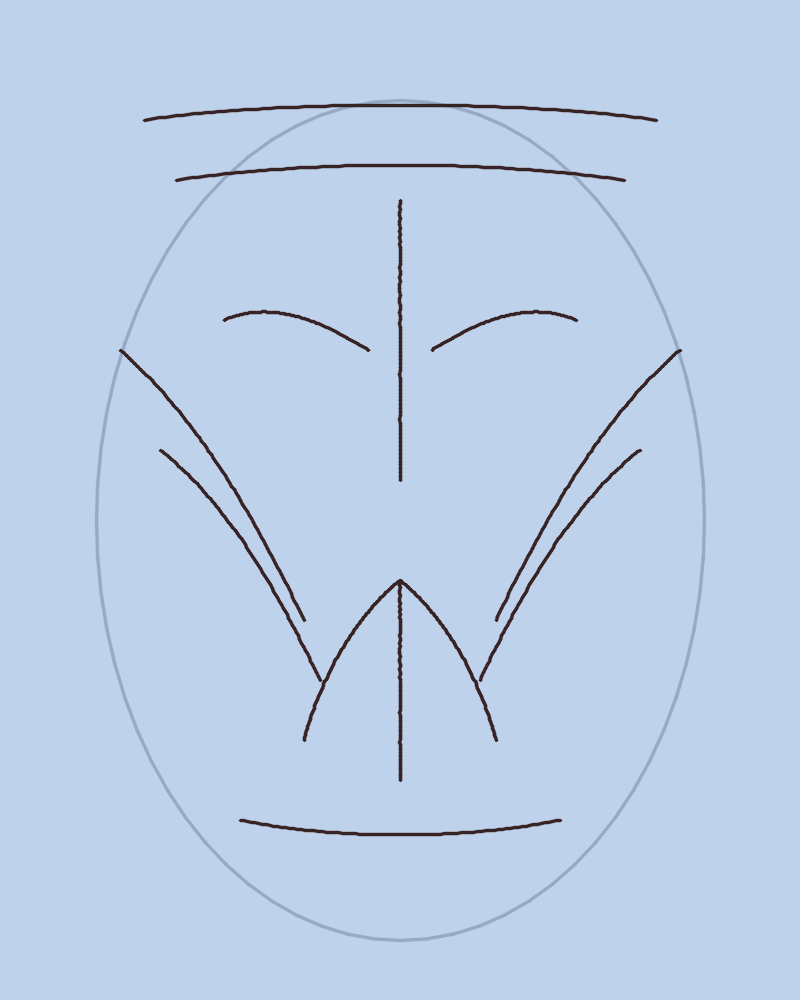
#> input picture web/assets/borges_rstl_synthetic.png, 800 x 1000 px, given in place of new_woman.png, which was not available
$ python verify_rstl_supraorbital_clearance.py
#> lines starting #> are read from the running program, lines starting #| are printed output that depends on the picture; after the words box and inside, x2 and y2 are one past the last pixel; in counts of white or black regions, pixels touching at a corner belong together; pictures that were not available may be replaced by others from this repository, and a replacement may not be noted
### src/langerface/config/assets.py
"""资产路径解析（与配置数据分离）。

资产（标准脸 .obj、关键点 .task、图谱 JSON）位于仓库根的 ``assets/``。
默认按包位置推导仓库根；可用环境变量 ``LANGERFACE_ASSETS_DIR`` 覆盖
（便于 CI、容器或资产另置）。``require_asset`` 统一“缺资产”的报错文案。
"""
from __future__ import annotations

import os

from .constants import SYSTEM_LANGER, SYSTEM_RSTL

# src/langerface/config/assets.py -> 上溯 4 层到仓库根（src 布局）。
_PACKAGE_DIR = os.path.dirname(os.path.dirname(os.path.abspath(__file__)))  # .../src/langerface
_REPO_DIR = os.path.dirname(os.path.dirname(_PACKAGE_DIR))                  # repo root


def assets_dir() -> str:
    """返回资产目录，允许 LANGERFACE_ASSETS_DIR 覆盖。"""
    return os.environ.get("LANGERFACE_ASSETS_DIR", os.path.join(_REPO_DIR, "assets"))


ASSETS_DIR = assets_dir()
CANONICAL_OBJ = os.path.join(ASSETS_DIR, "canonical_face_model.obj")
FACE_LANDMARKER_TASK = os.path.join(ASSETS_DIR, "face_landmarker.task")
HAND_LANDMARKER_TASK = os.path.join(ASSETS_DIR, "hand_landmarker.task")
ATLAS_PATHS = {
    SYSTEM_RSTL: os.path.join(ASSETS_DIR, "atlas_rstl.json"),
    SYSTEM_LANGER: os.path.join(ASSETS_DIR, "atlas_langer.json"),
}


# [11 lines left out: function require_asset, not called in this run]

### tools/verify_rstl_supraorbital_clearance.py
"""Verify that the v8.1.86 supraorbital transition stays above eyebrow hair."""
from __future__ import annotations

import argparse
import json
import sys
from pathlib import Path

import cv2
import numpy as np

ROOT = Path(__file__).resolve().parents[1]
SRC = ROOT / "src"
if str(SRC) not in sys.path:
    sys.path.insert(0, str(SRC))

from langerface.config import CANONICAL_OBJ  # noqa: E402
from langerface.geometry import CanonicalFaceModel  # noqa: E402
from langerface.lines import Atlas  # noqa: E402

TARGET_NAMES = {
    f"standard_field_{index:04d}_{side}"
    for index in range(170, 175)
    for side in ("right", "left")
}


def _largest_dark_component(gray: np.ndarray, x0: int, x1: int) -> np.ndarray:
    candidate = np.zeros_like(gray, dtype=np.uint8)
    candidate[430:550, x0:x1] = (gray[430:550, x0:x1] < 105).astype(np.uint8)
    count, labels, stats, _ = cv2.connectedComponentsWithStats(candidate, 8)
    if count < 2:
        raise RuntimeError(f"no eyebrow component found in x=[{x0}, {x1})")
    label = max(range(1, count), key=lambda item: int(stats[item, cv2.CC_STAT_AREA]))
    return (labels == label).astype(np.uint8)


def _dense_polyline(points: np.ndarray) -> np.ndarray:
    segments = [
        np.linspace(start, end, 31, endpoint=False)
        for start, end in zip(points[:-1], points[1:], strict=True)
    ]
    return np.vstack([*segments, points[-1:]])


def _map_review_geometry(
    atlas: Atlas, landmarks: np.ndarray, triangles: np.ndarray
) -> dict[str, np.ndarray]:
    """Map the fixed review geometry before production-only regional offsets."""
    mapped = {}
    for line in atlas.lines:
        if line.name not in TARGET_NAMES:
            continue
        vertices = triangles[line.tris()]
        bary = line.bary()
        mapped[line.name] = (
            bary[:, 0:1] * landmarks[vertices[:, 0]]
            + bary[:, 1:2] * landmarks[vertices[:, 1]]
            + bary[:, 2:3] * landmarks[vertices[:, 2]]
        )[:, :2]
    return mapped


def main() -> None:
    parser = argparse.ArgumentParser()
    parser.add_argument("--atlas", type=Path, default=ROOT / "assets/atlas_rstl.json")
    parser.add_argument(
        "--image", type=Path, default=ROOT.parent / "langer线-cc/new_woman.png"
    )
    parser.add_argument(
        "--landmarks",
        type=Path,
        default=ROOT.parent / "langer线-cc/new_woman_landmarks_browser_cpu.json",
    )
    parser.add_argument("--minimum-clearance", type=float, default=5.0)
    args = parser.parse_args()

    frame = cv2.imread(str(args.image))
#> frame is the input picture: shape (1000, 800, 3); mean B, G, R 231.4, 206.8, 187.4
    if frame is None:
        raise FileNotFoundError(args.image)
    height, width = frame.shape[:2]
#> height = 1000; width = 800
    gray = cv2.cvtColor(frame, cv2.COLOR_BGR2GRAY)
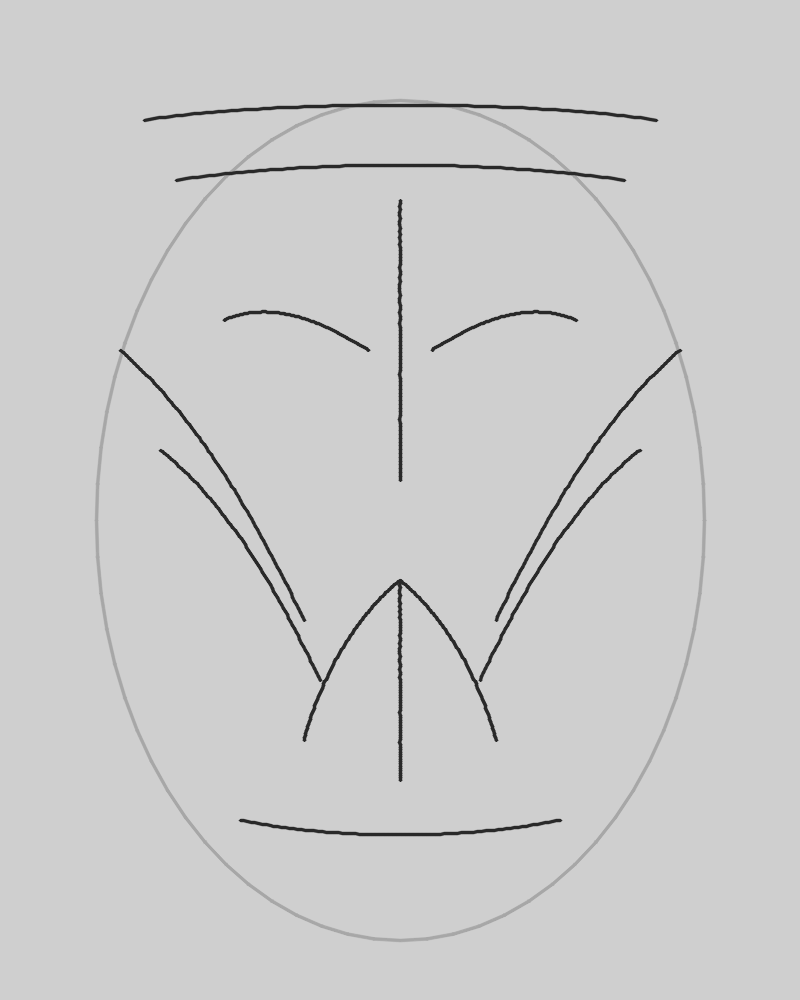
#> gray: shape (1000, 800); min 41, max 207, mean 203.9
    eyebrow_mask = np.maximum(
        _largest_dark_component(gray, 180, 540),
        _largest_dark_component(gray, 540, 900),
    )
#> in _largest_dark_component, `candidate[430:550, x0:x1] = (gray[430:550, x0:x1] < 105).astype(np.uin..`:
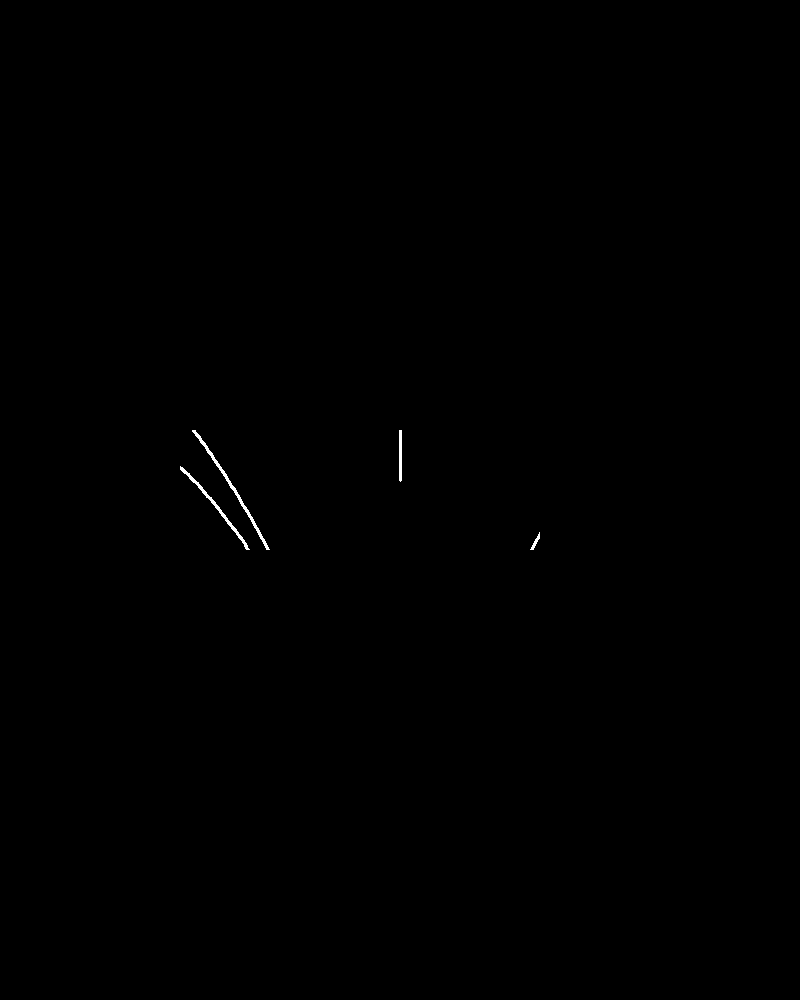
#> candidate: shape (1000, 800); values 0 (black) and 1 (white), 0.13% white; 4 white regions, box (x1, y1, x2, y2) and area: (192, 430, 270, 550) 454, (180, 466, 250, 550) 349, (399, 430, 402, 482) 154, (530, 532, 540, 550) 55
#> in _largest_dark_component, `count, labels, stats, _ = cv2.connectedComponentsWithStats(candidate, 8)`: labels: shape (1000, 800) int32; 5 distinct labels, from 0 to 4
#> in _largest_dark_component, `count, labels, stats, _ = cv2.connectedComponentsWithStats(candidate, 8)`: count = 5; stats = [[0, 0, 800, 1000, 798988], [192, 430, 78, 120, 454], [399, 430, 3, 52, 154], [180, 466, 70, 84, 349], [530, 532, 10, 18, 55]]
#> in _largest_dark_component, `label = max(range(1, count), key=lambda item: int(stats[item, cv2.CC_S..`: label = 1
#> in _largest_dark_component, `return (labels == label).astype(np.uint8)`:
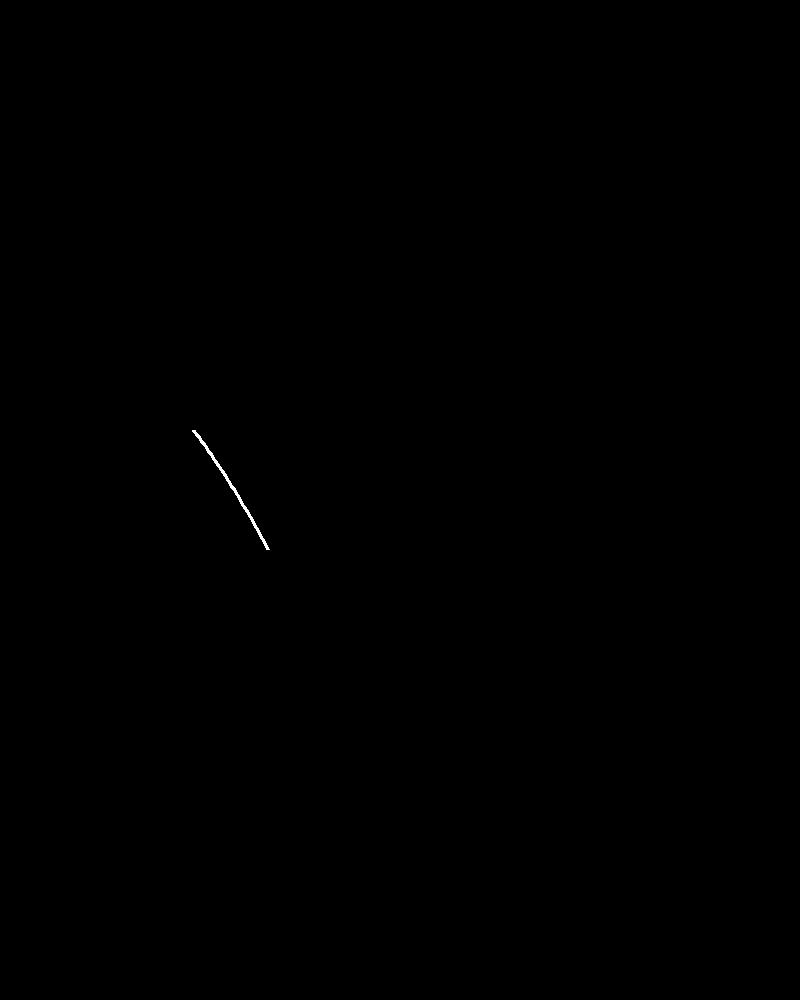
#> returned value: shape (1000, 800); values 0 (black) and 1 (white), 0.06% white in thin lines or dots, all inside (x1, y1, x2, y2) = (192, 430, 270, 550)
#> call 2 of _largest_dark_component, with x0 = 540, x1 = 900
#> in _largest_dark_component (call 2), `candidate = np.zeros_like(gray, dtype=np.uint8)`: candidate: shape (1000, 800); every value is 0
#> in _largest_dark_component (call 2), `candidate[430:550, x0:x1] = (gray[430:550, x0:x1] < 105).astype(np.uin..`:
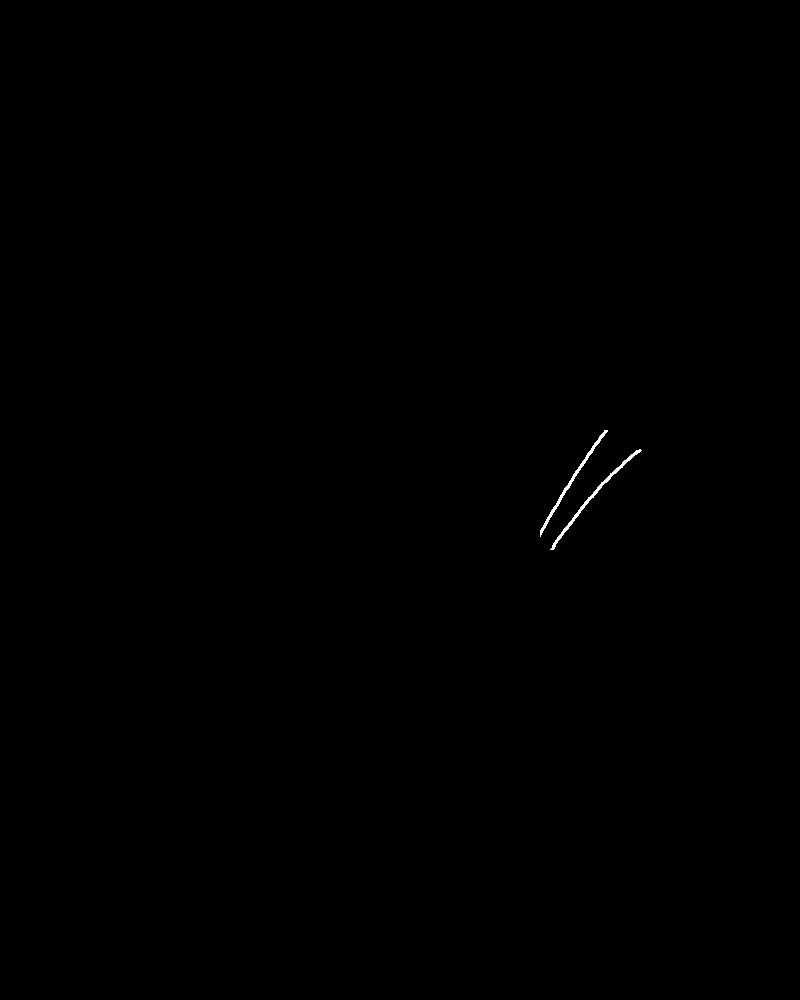
#> candidate: shape (1000, 800); values 0 (black) and 1 (white), 0.1% white in thin lines or dots, all inside (x1, y1, x2, y2) = (540, 430, 642, 550)
#> in _largest_dark_component (call 2), `count, labels, stats, _ = cv2.connectedComponentsWithStats(candidate, 8)`: labels: shape (1000, 800) int32; 3 distinct labels, from 0 to 2
#> in _largest_dark_component (call 2), `count, labels, stats, _ = cv2.connectedComponentsWithStats(candidate, 8)`: count = 3; stats = [[0, 0, 800, 1000, 799161], [540, 430, 68, 107, 399], [550, 449, 92, 101, 440]]
#> in _largest_dark_component (call 2), `label = max(range(1, count), key=lambda item: int(stats[item, cv2.CC_S..`: label = 2
#> in _largest_dark_component (call 2), `return (labels == label).astype(np.uint8)`: returned value: shape (1000, 800); values 0 (black) and 1 (white), 0.06% white in thin lines or dots, all inside (x1, y1, x2, y2) = (550, 449, 642, 550)
#> eyebrow_mask: shape (1000, 800); values 0 (black) and 1 (white), 0.11% white in thin lines or dots, all inside (x1, y1, x2, y2) = (192, 430, 642, 550)
    distance = cv2.distanceTransform(1 - eyebrow_mask, cv2.DIST_L2, 5)
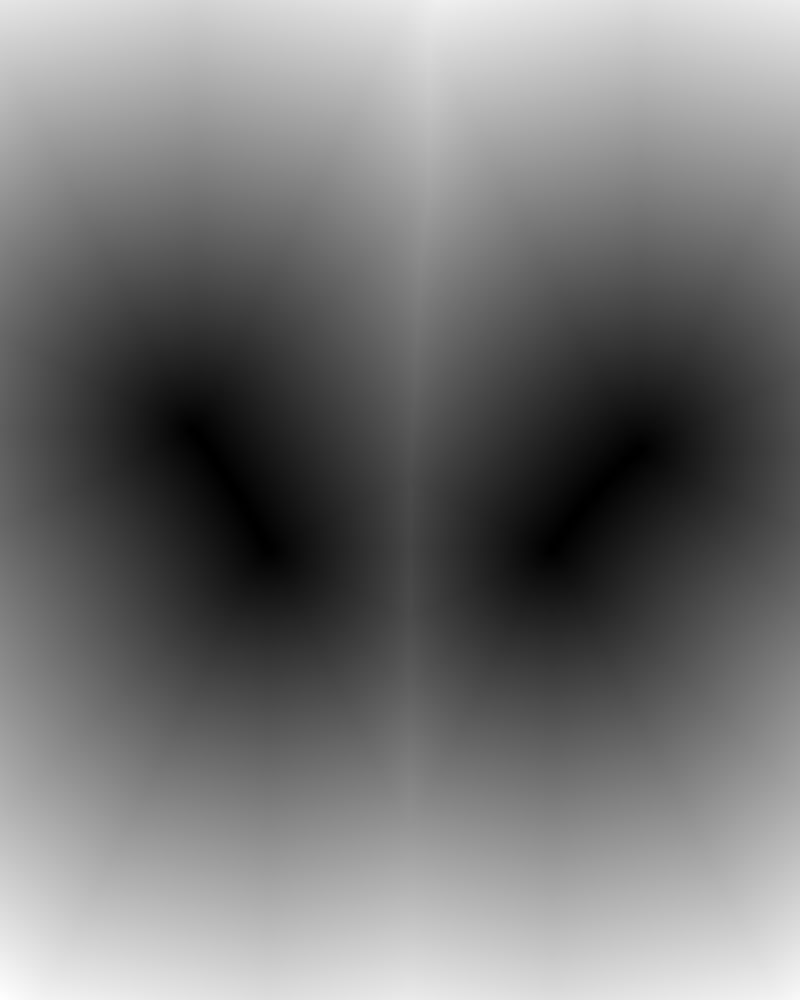
#> distance: shape (1000, 800) float32; min 0, max 519, mean 240.9; drawn with min black and max white

#> (the run stopped early here; a loop or call above may not have finished)
